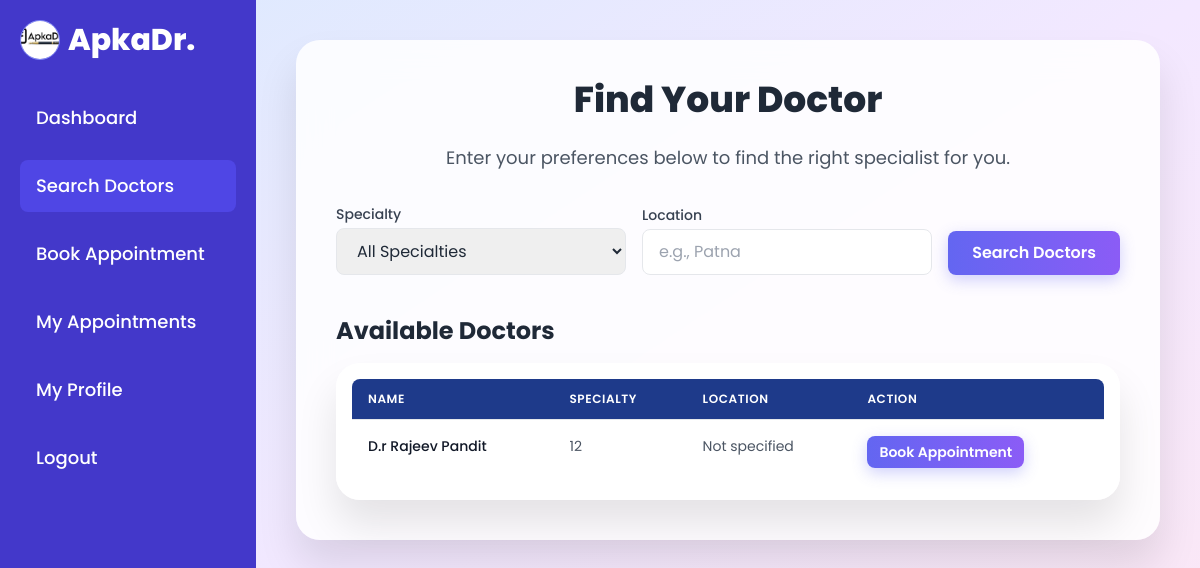
/user/search_doctors (signed in), run on an earlier commit of the app's database.
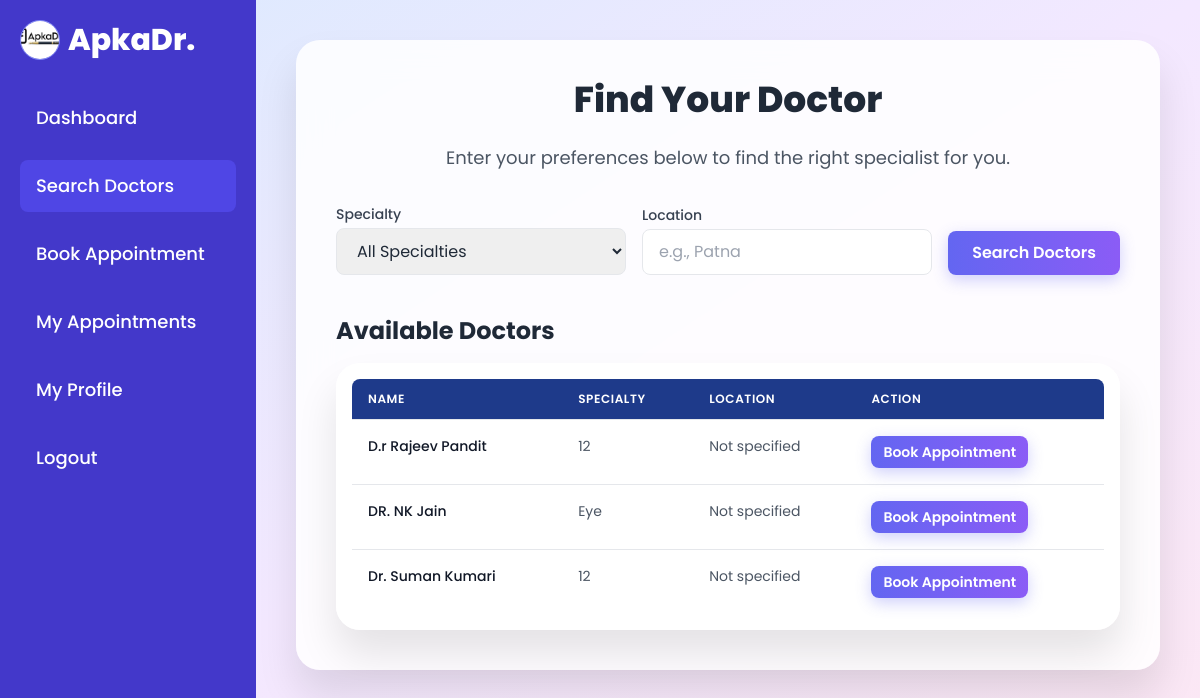
And on a later commit of the database.
### backend/models.py (models this page shows, shortened)
class Doctor(db.Model):
    id = db.Column(db.Integer, primary_key=True)
    full_name = db.Column(db.String(100), nullable=False)
    email = db.Column(db.String(100), unique=True, nullable=False)
    phone = db.Column(db.String(20), nullable=False)
    specialty = db.Column(db.String(100), nullable=False)
    password = db.Column(db.String(200), nullable=False)  # Hashed
    status = db.Column(db.String(20), nullable=False, default='pending')  # 'pending' or 'approved'
    photo = db.Column(db.String(200))  # Path to uploaded photo
    appointments = db.relationship('Appointment', backref='doctor', lazy=True, primaryjoin="Doctor.id == Appointment.doctor_id")

### backend/controllers.py (the view)
@app.route("/user/search_doctors", methods=["GET"])
def search_doctors():
    if session.get("user_type") != "general":
        flash("Unauthorized access", "danger")
        return redirect(url_for("login_page"))
    doctors_query = Doctor.query.filter_by(status='approved')
    all_approved_doctors = Doctor.query.filter_by(status='approved').all()
    specialties = sorted(list(set([d.specialty for d in all_approved_doctors])))
    specialty_filter = request.args.get("specialty")
    location_filter = request.args.get("location")
    if specialty_filter and specialty_filter != "Choose...":
        doctors_query = doctors_query.filter_by(specialty=specialty_filter)
    if location_filter:
        flash("Location search is not fully implemented yet, searching by specialty only.", "info")
    doctors = doctors_query.all()
    return render_template(
        "user/search_doctors.html",
        doctors=doctors,
        specialties=specialties,
        selected_specialty=specialty_filter if specialty_filter else "Choose...",
        selected_location=location_filter if location_filter else ""
    )

### templates/user/search_doctors.html (shortened to what the changed rows need)
<!DOCTYPE html>
<html lang="en">
<head>
    <script src="https://cdn.tailwindcss.com"></script>
</head>
<body class="bg-gradient-to-br from-blue-100 via-purple-100 to-pink-100 min-h-screen flex flex-col">
    <div class="flex flex-1">
        <main class="flex-1 p-6 md:p-10 md:w-full">
            <div class="card-aesthetic p-6 md:p-10 max-w-5xl mx-auto">
                <h2 class="text-3xl md:text-4xl font-extrabold text-gray-800 mb-6 text-center">Find Your Doctor</h2>
                <div>
                    <div class="card-aesthetic overflow-x-auto p-4 hidden md:block">
                        <table class="min-w-full divide-y divide-gray-200 doctor-table">
                            <thead class="bg-gray-50">
                                <tr>
                                    <th scope="col" class="px-4 py-3 text-left text-xs font-medium uppercase tracking-wider rounded-tl-lg">Name</th>
                                    <th scope="col" class="px-4 py-3 text-left text-xs font-medium uppercase tracking-wider">Specialty</th>
                                    <th scope="col" class="px-4 py-3 text-left text-xs font-medium uppercase tracking-wider">Location</th>
                                    <th scope="col" class="px-4 py-3 text-left text-xs font-medium uppercase tracking-wider rounded-tr-lg">Action</th>
                                </tr>
                            </thead>
                            <tbody class="bg-white divide-y divide-gray-200">
                                {% for doctor in doctors %}
                                <tr class="doctor-table-row">
                                    <td class="px-4 py-3 text-sm font-medium text-gray-900">{{ doctor.full_name }}</td>
                                    <td class="px-4 py-3 text-sm text-gray-600">{{ doctor.specialty }}</td>
                                    <td class="px-4 py-3 text-sm text-gray-600">{{ doctor.location if doctor.location else 'Not specified' }}</td>
                                    <td class="px-4 py-3 text-sm">
                                        <a href="{{ url_for('book_appointment', doctor_id=doctor.id) }}" class="button-aesthetic inline-block px-3 py-1.5 rounded-lg text-white font-semibold text-sm">Book Appointment</a>
                                    </td>
                                </tr>
                                {% else %}
                                <tr>
                                    <td colspan="4" class="px-4 py-3 text-center text-sm text-gray-600">No doctors found matching your criteria.</td>
                                </tr>
                                {% endfor %}
                            </tbody>
                        </table>
                    </div>
                </div>
            </div>
        </main>
    </div>
</body>
</html>

What changed in the data, as far as the page shows it:
added Doctor: full_name "DR. NK Jain", specialty "Eye", location "Not specified"
added Doctor: full_name "Dr. Suman Kumari", specialty "12", location "Not specified"
